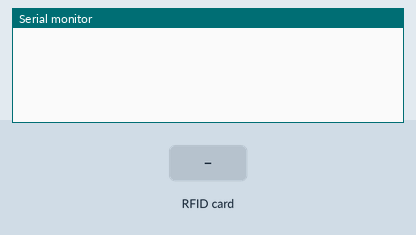
The sketch below on a simulated ESP32. Parts: the last lines printed to the serial monitor. The test bench sets the inputs (shaded band).

Above: at 1.2 s.
1.3 s: RFID card 5E 7A 19 C4 held to the reader
At 3.1 s:
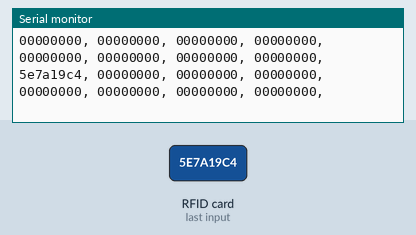
3.9 s: RFID card 5E 7A 19 C4 held to the reader
At 6.0 s:
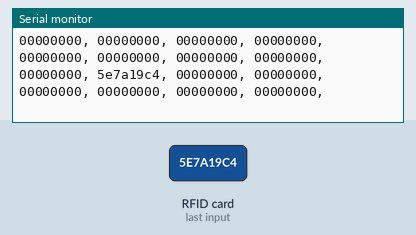
6.4 s: RFID card 00 00 00 00 held to the reader
At 7.9 s:
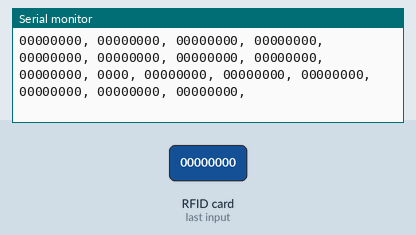

The sketch:

RFIDmultiRST-ESP32.ino
```cpp
/**
   WIRING:
   -----------------------------------------------------------------------------------------
               MFRC522      Arduino       Arduino   Arduino    Arduino          Arduino
               Reader/PCD   Uno/101       Mega      Nano v3    Leonardo/Micro   Pro Micro
   Signal      Pin          Pin           Pin       Pin        Pin              Pin
   -----------------------------------------------------------------------------------------
   RST/Reset   RST          Take an unused digital pin for each sensor
   SPI SS      SDA(SS)      Take an uned digital pin, same for all sensors
   SPI MOSI    MOSI         11 / ICSP-4   51        D11        ICSP-4           16
   SPI MISO    MISO         12 / ICSP-1   50        D12        ICSP-1           14
   SPI SCK     SCK          13 / ICSP-3   52        D13        ICSP-3           15

*/

#include <SPI.h>
#include <MFRC522.h>
#define SS_PIN          5        // Any unused digital pin
#define NR_OF_READERS   8         // How many readers do you have?

MFRC522 mfrc522[NR_OF_READERS];   // Create MFRC522 instances.

String currentIDs[] = {"00000000", "00000000", "00000000", "00000000", "00000000", "00000000", "00000000", "00000000"}; // Change if more are needed.
byte RSTpins[] = {4, 16, 17, 21, 22, 32, 33, 25};                                // Unique digital pin for each sensor

void setup() {
  Serial.begin(9600); // Initialize serial communications with the PC
  SPI.begin();        // Init SPI bus

  for (int i = 0; i < NR_OF_READERS; i++) pinMode(RSTpins[i], OUTPUT);
}

void loop() {
  for (uint8_t reader = 0; reader < NR_OF_READERS; reader++) {
    currentIDs[reader] = "00000000";
    digitalWrite(RSTpins[reader], HIGH);                      // Turn on the sensor by setting the RST pin to HIGH
    delay(40);                                                // Delay could be shortened/removed, test please
    mfrc522[reader].PCD_Init(SS_PIN, RSTpins[reader]);        // Init each MFRC522 card
    delay(40);                                                // Delay could be shortened/removed, test please
    if (mfrc522[reader].PICC_IsNewCardPresent() && mfrc522[reader].PICC_ReadCardSerial()) {
      currentIDs[reader] = getCode(mfrc522[reader].uid.uidByte, mfrc522[reader].uid.size);
      mfrc522[reader].PICC_HaltA();                           // Stop reading
      mfrc522[reader].PCD_StopCrypto1();
    }
    digitalWrite(RSTpins[reader], LOW);                       // Turn the sensor off by setting the RST pin to LOW
  }

  printIDs();
}

void printIDs() {
  String idString = "";
  for (int i = 0; i < NR_OF_READERS; i++) {
    idString += String(currentIDs[i]);
    idString += ", ";
  }
  Serial.println(idString);
}

String getCode(byte *buffer, byte bufferSize) {
  String code = "";
  for (byte i = 0; i < bufferSize; i++) code = code + String(buffer[i], HEX);
  return (code);
}
```

Measured:
- after the input at 1.3 s, the serial monitor: prints a new line after 1.2 s (image 1)
- after the input at 3.9 s, the serial monitor: prints a new line after 1.1 s (image 2)
- after the input at 6.4 s, the serial monitor: prints a new line after 1.1 s (image 3)
